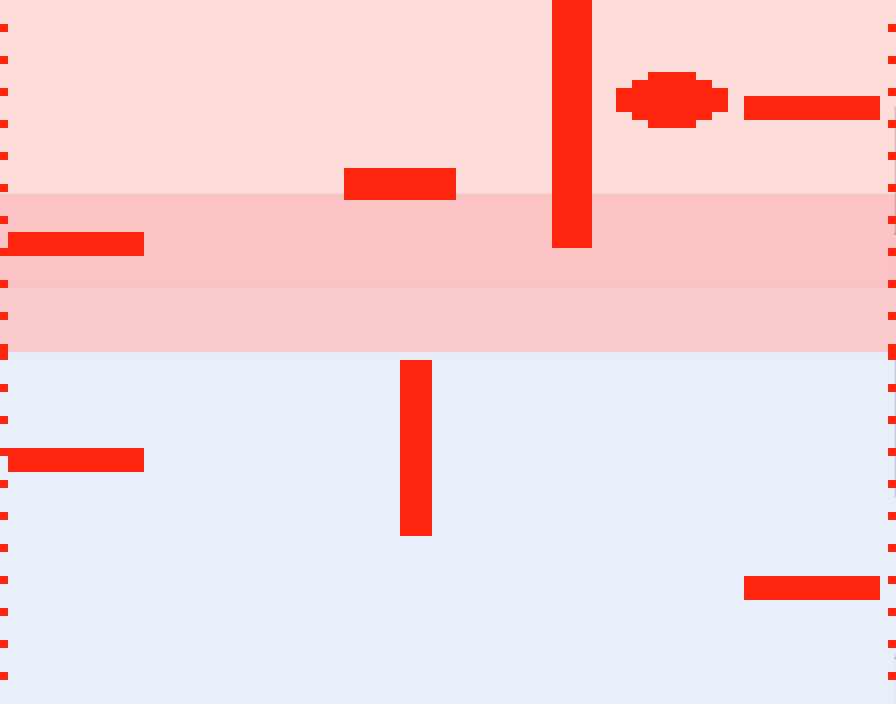

This is a level from a 2D game, rendered from its Tiled map with the project's own tilesets. A one-line summary and the map file follow, with tile-layer data summarised:
An orthogonal 112x88 tile map with 8x8 px tiles, 1 tile layer (Platforms), 2 tilesets, 1 image layer and 2 objects (Player1, Player2).

<map version="1.2" tiledversion="1.2.3" orientation="orthogonal" renderorder="right-down" width="112" height="88" tilewidth="8" tileheight="8" infinite="0" nextlayerid="6" nextobjectid="3">
 <tileset firstgid="1" name="bg_floor" tilewidth="32" tileheight="32" tilecount="16" columns="4">
  <image source="bg_floor.png" width="128" height="128" />
 </tileset>
 <tileset firstgid="17" name="pixel3" tilewidth="8" tileheight="8" tilecount="1" columns="1">
  <image source="Pixel3.png" width="8" height="8" />
 </tileset>
 <imagelayer id="2" name="Background">
  <image source="small_both_sides.png" width="896" height="704" />
 </imagelayer>
 <layer id="4" name="Platforms" width="112" height="88">
  <data>[9856 cells, 621 non-empty, 1 distinct tile ids]</data>
 </layer>
 <objectgroup id="5" name="Player">
  <object id="1" name="Player1" x="841" y="689">
   <point />
  </object>
  <object id="2" name="Player2" x="829" y="30">
   <point />
  </object>
 </objectgroup>
</map>
